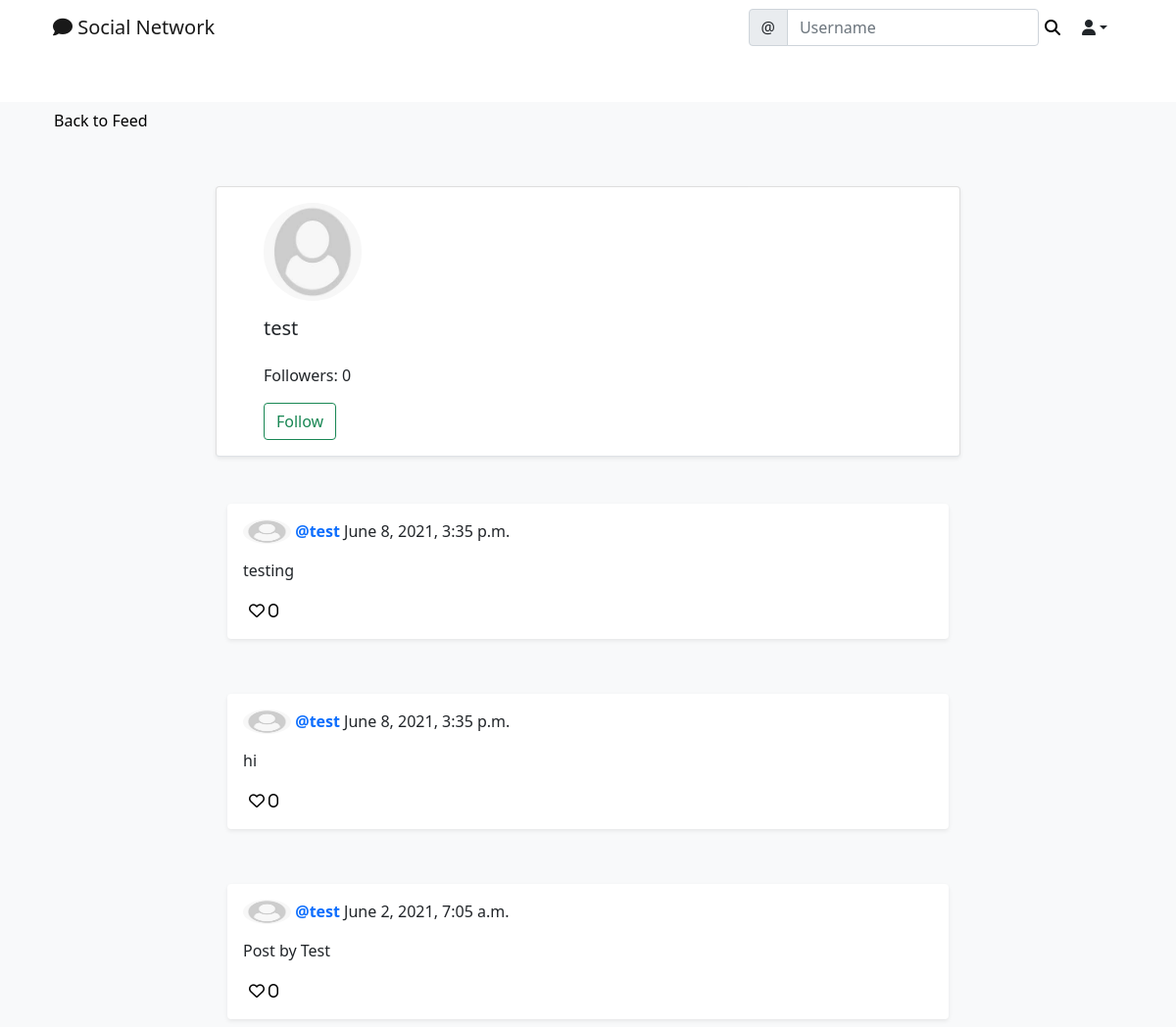
The page /social/profile/2 on the database as committed earlier.
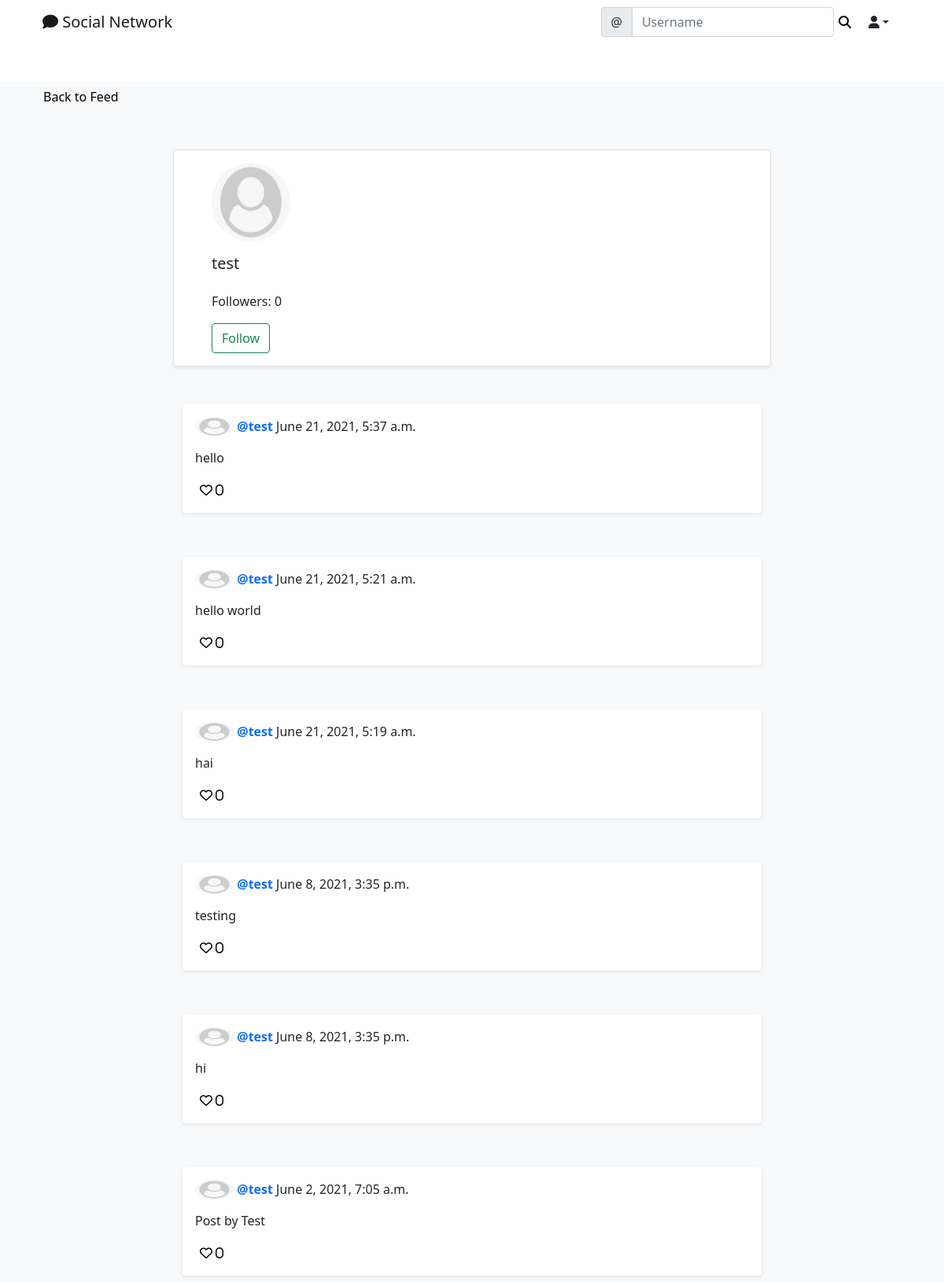
The same page on the database as committed later.
### social/models.py (models this page shows)
class UserProfile(models.Model):
    user = models.OneToOneField(User, primary_key = True, verbose_name = 'user', related_name = 'profile', on_delete = models.CASCADE)
    name = models.CharField(max_length = 30, null =True, blank = True)
    bio = models.TextField(max_length = 200, null =True, blank = True)
    birthday = models.DateField(null =True, blank = True)
    location = models.CharField(max_length = 100, null =True, blank = True)
    profile_pic = models.ImageField(upload_to = 'uploads/profile_pictures', default = 'uploads/profile_pictures/default.png', blank = True)
    followers = models.ManyToManyField(User, blank = True, related_name = 'followers')

class Post(models.Model):
    body = models.TextField()
    created_on = models.DateTimeField(default = timezone.now)
    author = models.ForeignKey(User, on_delete = models.CASCADE)
    likes = models.ManyToManyField(User, blank = True, related_name = "likes")

### social/views.py (the view)
# urls.py: path('profile/<int:pk>', ProfileView.as_view(), name= 'profile'),
class ProfileView(View):
    def get(self, request, pk, *args, **kwargs):
        profile = UserProfile.objects.get(pk=pk)
        user = profile.user
        posts = Post.objects.filter(author= user).order_by('-created_on')
        followers = profile.followers.all()
        count_followers = len(followers)
        if count_followers == 0:
            is_following = False
        for follower in followers:
            if follower == request.user:
                is_following = True
                break
            else:
                is_following = False
        context = {
            'user': user,
            'profile': profile,
            'posts': posts,
            'count_followers': count_followers,
            'is_following': is_following,
        }
        return render(request, 'social/profile.html', context)

### social/templates/social/profile.html (shortened to what this page needs)
{% extends 'landing/base.html' %} {%block content%}
<div class="container">
  <div class="row mt-5">
    <div class="col-md-3 col-sm-6">
      <a href="{% url 'post-list' %}" class="btn btn-light">Back to Feed</a>
    </div>
  </div>
  <div class="row justify-content-center mt-5">
    <div class="card shadow-sm col-md-8 col-sm-12 border-bottom px-5 pt-3">
      <img src="{{profile.profile_pic.url}}" class="rounded-circle" width="100" height="100" />
      {% if profile.name %}
      <h5 class="py-3">{{profile.name}}
        <span>
          {% if request.user == user %}
          <a href="{% url 'profile-edit' profile.pk%}" style="color:#333;">
            <i class="fas fa-edit"></i>
          </a>
          {% endif %}
        </span>
        {% else %}
        <h5 class="py-3">{{user.username}}
        </h5>
        {% endif %}
      <div class="mb-3">
        <p>Followers: {{count_followers}}</p>
        {% if user == request.user %}
        {% else %}
        {% if is_following %}
        <form method="POST" action="{% url 'remove-follower' profile.pk %}">
          {% csrf_token %}
          <button type="submit" class="btn btn-outline-danger">Unfollow</button>
        </form>
        {% else %}
        <form method="POST" action="{% url 'add-follower' profile.pk %}">
          <button type="submit" class="btn btn-outline-success">Follow</button>
        </form>
        {% endif %}
        {% endif %}
      </div>
    </div>
  </div>
  {% for post in posts %}
  <div class="row justify-content-center mt-5">
    <div class="col-md-8 col-sm-12">
      <div class="card border-0 shadow-sm p-3 mb-2 bg-white rounded">
          <div>
            <a class="text-decoration-none" href="{% url 'profile' post.author.profile.pk %}">
              <img class="card-img-top rounded-circle me-1" style="width: 7%;float: left;"
                height="25" src="{{ post.author.profile.profile_pic.url }}" alt="Profile Pic"/>
            </a>
            <p>
              <a class="text-decoration-none" href="{% url 'profile' profile.pk %}">
                <strong> @{{profile.user}}</strong>
              </a>
              {{post.created_on}}
            </p>
          </div>
          <div class="position-relative">
            <p>{{post.body}}</p>
          </div>
          <div class="d-flex flex-row">
            <form method="POST" action="{% url 'post-like' post.pk %}">
              <button type="submit" class="bg-transparent border-0 shadow-none">
                <i class="far fa-heart"> <span>{{ post.likes.all.count }}</span></i></button>
            </form>
          </div>
      </div>
    </div>
  </div>
  {% endfor %}
</div>
{% endblock content %}

### landing/templates/landing/base.html (shortened to what this page needs)
{% load static %}
<!DOCTYPE html>
<html lang="en">
  <head>
    {% load static %}
    <link rel="stylesheet" href="{% static 'style.css'%}"/>
    <link
      href="https://cdn.jsdelivr.net/npm/bootstrap@5.0.1/dist/css/bootstrap.min.css"
      rel="stylesheet"
    />
    <link rel="stylesheet" type="text/css" href="{% static 'style.css' %}">
  </head>
  <body>
    {% include 'landing/navbar.html' %}
    <main id="main" class="bg-light">
      {%block content%} {%endblock content%}
    </main>
  </body>
</html>

### landing/templates/landing/navbar.html (shortened to what this page needs)
<div class="container">
  <nav class="navbar navbar-expand-lg navbar-light">
    <div class="container-fluid">
      <a
        class="navbar-brand"
        {% if user.is_authenticated %}
        href="{% url 'post-list' %}"
        {% else %}
        href="{% url 'index' %}"
        {% endif %}
        ><i class="fas fa-comment"></i> Social Network</a
      >
      <div class="collapse navbar-collapse" id="navbarSupportedContent">
        <form class="d-flex" method="GET" action="{% url 'profile-search' %}">
          <div class="input-group">
            <span class="input-group-text" id="basic-addon1">@</span>
            <input
              type="text"
              class="form-control"
              placeholder="Username"
              aria-label="Username"
              aria-describedby="basic-addon1"
              name="query"
              value="{{ request.GET.query }}"
            />
          </div>
          <button class="bg-transparent border-0 shadow-none" type="submit"><i class="fas fa-search"></i>
          </button>
        </form>
        {% if user.is_authenticated %}
        <div class="nav-item dropdown">
          <a
            href="#"
            class="nav-link dropdown-toggle text-dark"
            data-bs-toggle="dropdown"
            role="button"
            aria-expanded="false"
            ><i class="fas fa-user"></i
          ></a>
        </div>
        {% endif %}
      </div>
    </div>
  </nav>
</div>

Rows that differ between the two databases and show on the page:
added Post: author.profile.profile_pic (placeholder picture), {{ profile.user }} "test", created_on "June 21, 2021, 5:37 a.m.", body "hello", likes.all.count "0"
added Post: author.profile.profile_pic (placeholder picture), {{ profile.user }} "test", created_on "June 21, 2021, 5:21 a.m.", body "hello world", likes.all.count "0"
added Post: author.profile.profile_pic (placeholder picture), {{ profile.user }} "test", created_on "June 21, 2021, 5:19 a.m.", body "hai", likes.all.count "0"
